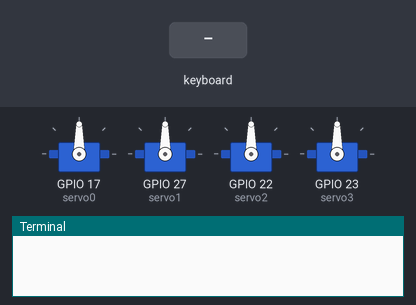
This program was run on a simulated Raspberry Pi (BCM pin numbers). Parts: 4 × servo, the last lines printed to the terminal. The test bench sets the inputs (shaded band). Servo angles are drawn from the pulse width (0.5 ms = 0°, 2.5 ms = 180°).

Above: at 1.2 s.
1.3 s: key "o" typed on the keyboard
At 1.6 s:
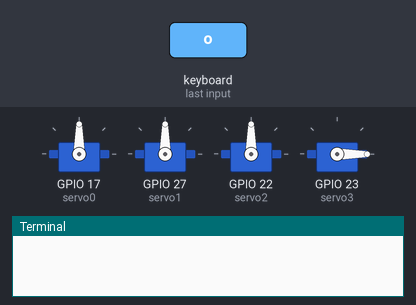
2.8 s: key "1" typed on the keyboard
At 4.0 s:
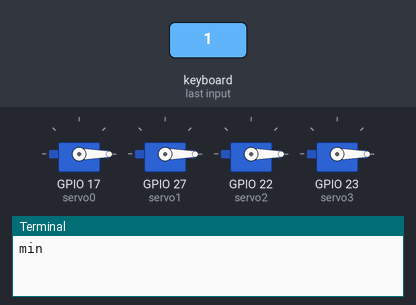
4.3 s: key "3" typed on the keyboard
At 5.1 s:
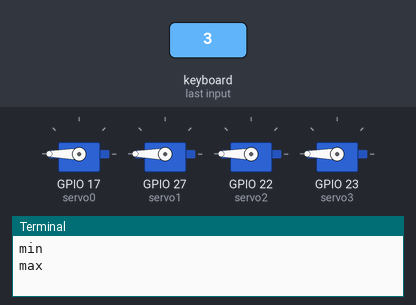
5.8 s: key "x" typed on the keyboard
At 6.2 s:
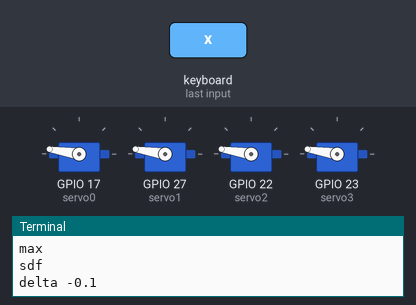
Timing chart, 0 to 8.3 s (numbered marks = the images above; inputs shaded):
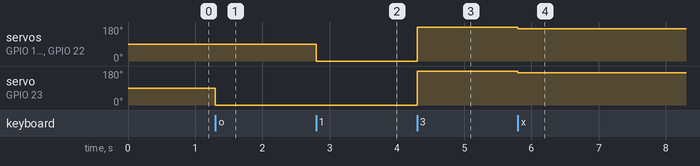

Measured:
- after the input at 1.3 s, servo on GPIO 23 (servo3): 90° → 0° at once
- after the input at 2.8 s, servo on GPIO 17 (servo0), servo on GPIO 27 (servo1), servo on GPIO 22 (servo2): 90° → 0° at once
- after the input at 4.3 s, servo on GPIO 17 (servo0), servo on GPIO 27 (servo1), servo on GPIO 22 (servo2), servo on GPIO 23 (servo3): 0° → 180° at once
- after the input at 5.8 s, servo on GPIO 17 (servo0), servo on GPIO 27 (servo1), servo on GPIO 22 (servo2), servo on GPIO 23 (servo3): 180° → 171° at once

The program:

multiservoADC.py
```python
'''
Simple test of the Analog To Digital Converter using 2 potentiometers
'''
import board
import busio
import keyboard

import time

import adafruit_ads1x15.ads1115 as ADS
from adafruit_ads1x15.analog_in import AnalogIn

from gpiozero import Servo
def clamp(val, out_min, out_max):
    return max(min(val, out_max), out_min)

def map(value, in_min, in_max, out_min, out_max):
    val = ((out_max-out_min) * (value-in_min))/(in_max-in_min) + out_min
    val = clamp(val, out_min, out_max)
    return val

def testmax(servos):
    print("max")
    for s in servos:
        s.max()
def testmid(servos):
   print("mid")
   for s in servos:
       s.mid()

def testmin(servos):
    print("min")
    for s in servos:
        s.min()
def testdelta(servos, delta):
    print("delta", delta)
    for s in servos:
        s.value = clamp(s.value + delta, -1,1)

def testdetach(servos):
    print("Detatching")
    for s in servos:
        s.detach()

def setposition(servos, position):
    for i in range(len(servos)-1):
        s= servos[i]
        s.value = position[i]

def getposition(servos):
    positions = []
    for s in servos:
        positions.append(s.value)
    return positions

def saveposition(servos, l):
    l.append(getposition(servos))

def cycleposition(servos, positions):
    setposition(servos, positions[0])

currentpos = 0
saved_positions = []

max_pot_volt = 3.3
min_pot_volt = 0.0

i2c = busio.I2C(board.SCL,board.SDA)

ads = ADS.ADS1115(i2c,address=0x48)
# ads.gain = 1
pot0 = AnalogIn(ads, ADS.P0)
pot1 = AnalogIn(ads, ADS.P1)
pot2 = AnalogIn(ads, ADS.P2)

servo0 = Servo(17, initial_value = 0, min_pulse_width = 0.5/1000, max_pulse_width = 2.5/1000)
servo1 = Servo(27, initial_value = 0, min_pulse_width = 0.5/1000, max_pulse_width = 2.5/1000)
servo2 = Servo(22, initial_value = 0, min_pulse_width = 0.5/1000, max_pulse_width = 2.5/1000)
servo3 = Servo(23, initial_value = 0, min_pulse_width = 0.5/1000, max_pulse_width = 2.5/1000)

servos = [servo0, servo1, servo2, servo3]

while True:
        if keyboard.read_key() == "o":
            servo3.min()
        if keyboard.read_key() == "c":
            servo3.max()

        if keyboard.read_key() == "1":
            testmin(servos)
        if keyboard.read_key() =="2":
            testmid(servos)
        if keyboard.read_key() == "3":
            testmax(servos)
        if keyboard.read_key() == "z":
            testdelta(servos, 0.1)
        if keyboard.read_key() == "x":
            print("sdf")
            testdelta(servos, -0.1)
        if keyboard.read_key() == "0":
            testdetach(servos)
        if keyboard.read_key() == "s":
            saveposition(servos, saved_positions)
        if keyboard.read_key() == "p":
            print(saved_positions)
        if keyboard.read_key() == "c":
            cycleposition(servos, saved_positions)

        '''
        servo0.value = map(pot0.voltage, max_pot_volt, min_pot_volt, -1, 1)
        servo1.value = map(pot1.voltage, max_pot_volt, min_pot_volt, -1, 1)
        servo2.value = map(pot2.voltage, max_pot_volt, min_pot_volt, -1, 1)
        time.sleep(0.1)
---------============================---------        '''
```
